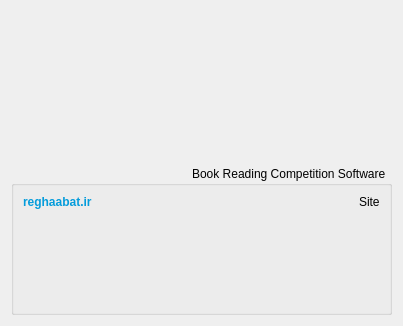
<?xml version="1.0" encoding="UTF-8"?>
<ui version="4.0">
 <class>AboutDialog</class>
 <widget class="QDialog" name="AboutDialog">
  <property name="geometry">
   <rect>
    <x>0</x>
    <y>0</y>
    <width>403</width>
    <height>326</height>
   </rect>
  </property>
  <property name="windowTitle">
   <string>About</string>
  </property>
  <property name="layoutDirection">
   <enum>Qt::RightToLeft</enum>
  </property>
  <property name="modal">
   <bool>true</bool>
  </property>
  <layout class="QVBoxLayout" name="verticalLayout">
   <item>
    <widget class="QLabel" name="label">
     <property name="pixmap">
      <pixmap resource="reghaabat.qrc">:/images/reghaabat.ico</pixmap>
     </property>
     <property name="alignment">
      <set>Qt::AlignCenter</set>
     </property>
    </widget>
   </item>
   <item>
    <widget class="QGroupBox" name="groupBox">
     <property name="title">
      <string>Book Reading Competition Software</string>
     </property>
     <layout class="QFormLayout" name="formLayout">
      <property name="fieldGrowthPolicy">
       <enum>QFormLayout::AllNonFixedFieldsGrow</enum>
      </property>
      <item row="0" column="0">
       <widget class="QLabel" name="label_5">
        <property name="text">
         <string>Site</string>
        </property>
       </widget>
      </item>
      <item row="0" column="1">
       <widget class="QLabel" name="label_6">
        <property name="font">
         <font>
          <weight>75</weight>
          <bold>true</bold>
         </font>
        </property>
        <property name="styleSheet">
         <string notr="true">color: #049cdb</string>
        </property>
        <property name="text">
         <string>reghaabat.ir</string>
        </property>
       </widget>
      </item>
     </layout>
    </widget>
   </item>
  </layout>
 </widget>
 <resources>
  <include location="reghaabat.qrc"/>
 </resources>
 <connections/>
</ui>
